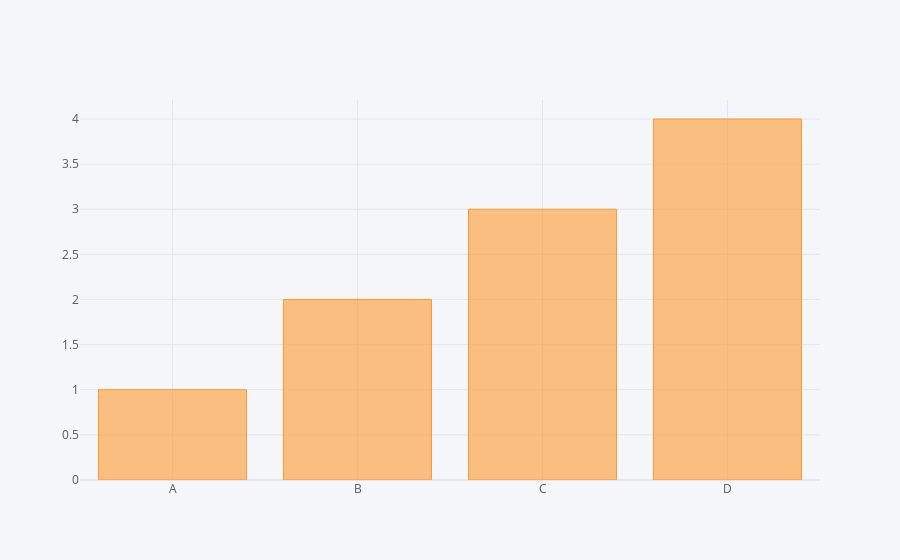

Notebook cell for this chart:
### Code cell
df2.iplot(kind = 'bar', x = 'Cat', y = 'values')

### Figure 1 — Plotly figure (JSON) as saved in the notebook; plotly's stock layout.template omitted (floating-point values rounded to 4 significant figures)
{"data": [{"marker": {"color": "rgba(255, 153, 51, 0.6)", "line": {"color": "rgba(255, 153, 51, 1.0)", "width": 1}}, "name": "values", "orientation": "v", "text": "", "type": "bar", "x": ["A", "B", "C", "D"], "y": [1, 2, 3, 4]}], "layout": {"legend": {"bgcolor": "#F5F6F9", "font": {"color": "#4D5663"}}, "paper_bgcolor": "#F5F6F9", "plot_bgcolor": "#F5F6F9", "title": {"font": {"color": "#4D5663"}}, "xaxis": {"gridcolor": "#E1E5ED", "showgrid": true, "tickfont": {"color": "#4D5663"}, "title": {"font": {"color": "#4D5663"}, "text": ""}, "zerolinecolor": "#E1E5ED"}, "yaxis": {"gridcolor": "#E1E5ED", "showgrid": true, "tickfont": {"color": "#4D5663"}, "title": {"font": {"color": "#4D5663"}, "text": ""}, "zerolinecolor": "#E1E5ED"}}}
